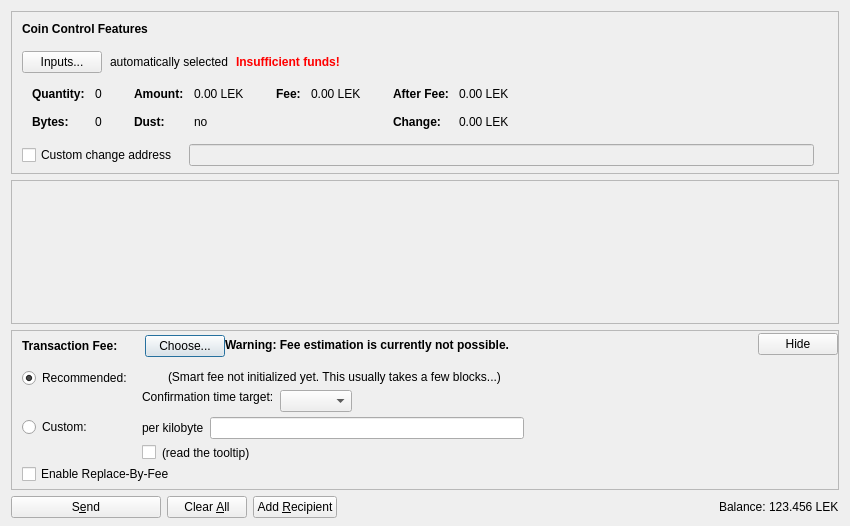
<?xml version="1.0" encoding="UTF-8"?>
<ui version="4.0">
 <class>SendCoinsDialog</class>
 <widget class="QDialog" name="SendCoinsDialog">
  <property name="geometry">
   <rect>
    <x>0</x>
    <y>0</y>
    <width>850</width>
    <height>526</height>
   </rect>
  </property>
  <property name="windowTitle">
   <string>Send Coins</string>
  </property>
  <layout class="QVBoxLayout" name="verticalLayout" stretch="0,1,0,0">
   <property name="bottomMargin">
    <number>8</number>
   </property>
   <item>
    <widget class="QFrame" name="frameCoinControl">
     <property name="sizePolicy">
      <sizepolicy hsizetype="Expanding" vsizetype="Expanding">
       <horstretch>0</horstretch>
       <verstretch>0</verstretch>
      </sizepolicy>
     </property>
     <property name="maximumSize">
      <size>
       <width>16777215</width>
       <height>16777215</height>
      </size>
     </property>
     <property name="frameShape">
      <enum>QFrame::StyledPanel</enum>
     </property>
     <property name="frameShadow">
      <enum>QFrame::Sunken</enum>
     </property>
     <layout class="QVBoxLayout" name="verticalLayoutCoinControl2">
      <property name="spacing">
       <number>0</number>
      </property>
      <property name="leftMargin">
       <number>0</number>
      </property>
      <property name="topMargin">
       <number>0</number>
      </property>
      <property name="rightMargin">
       <number>0</number>
      </property>
      <property name="bottomMargin">
       <number>6</number>
      </property>
      <item>
       <layout class="QVBoxLayout" name="verticalLayoutCoinControl" stretch="0,0,0,0,1">
        <property name="spacing">
         <number>0</number>
        </property>
        <property name="leftMargin">
         <number>10</number>
        </property>
        <property name="topMargin">
         <number>10</number>
        </property>
        <item>
         <layout class="QHBoxLayout" name="horizontalLayoutCoinControl1">
          <property name="bottomMargin">
           <number>15</number>
          </property>
          <item>
           <widget class="QLabel" name="labelCoinControlFeatures">
            <property name="sizePolicy">
             <sizepolicy hsizetype="Preferred" vsizetype="Maximum">
              <horstretch>0</horstretch>
              <verstretch>0</verstretch>
             </sizepolicy>
            </property>
            <property name="font">
             <font>
              <weight>75</weight>
              <bold>true</bold>
             </font>
            </property>
            <property name="styleSheet">
             <string notr="true">font-weight:bold;</string>
            </property>
            <property name="text">
             <string>Coin Control Features</string>
            </property>
           </widget>
          </item>
         </layout>
        </item>
        <item>
         <layout class="QHBoxLayout" name="horizontalLayoutCoinControl2" stretch="0,0,0,0">
          <property name="spacing">
           <number>8</number>
          </property>
          <property name="bottomMargin">
           <number>10</number>
          </property>
          <item>
           <widget class="QPushButton" name="pushButtonCoinControl">
            <property name="styleSheet">
             <string notr="true"/>
            </property>
            <property name="text">
             <string>Inputs...</string>
            </property>
            <property name="autoDefault">
             <bool>false</bool>
            </property>
           </widget>
          </item>
          <item>
           <widget class="QLabel" name="labelCoinControlAutomaticallySelected">
            <property name="text">
             <string>automatically selected</string>
            </property>
            <property name="margin">
             <number>5</number>
            </property>
           </widget>
          </item>
          <item>
           <widget class="QLabel" name="labelCoinControlInsuffFunds">
            <property name="font">
             <font>
              <weight>75</weight>
              <bold>true</bold>
             </font>
            </property>
            <property name="styleSheet">
             <string notr="true">color:red;font-weight:bold;</string>
            </property>
            <property name="text">
             <string>Insufficient funds!</string>
            </property>
            <property name="margin">
             <number>5</number>
            </property>
           </widget>
          </item>
          <item>
           <spacer name="horizontalSpacerCoinControl">
            <property name="orientation">
             <enum>Qt::Horizontal</enum>
            </property>
            <property name="sizeHint" stdset="0">
             <size>
              <width>40</width>
              <height>1</height>
             </size>
            </property>
           </spacer>
          </item>
         </layout>
        </item>
        <item>
         <widget class="QWidget" name="widgetCoinControl" native="true">
          <property name="sizePolicy">
           <sizepolicy hsizetype="Preferred" vsizetype="Preferred">
            <horstretch>0</horstretch>
            <verstretch>0</verstretch>
           </sizepolicy>
          </property>
          <property name="minimumSize">
           <size>
            <width>0</width>
            <height>0</height>
           </size>
          </property>
          <property name="styleSheet">
           <string notr="true"/>
          </property>
          <layout class="QHBoxLayout" name="horizontalLayoutCoinControl5">
           <property name="leftMargin">
            <number>0</number>
           </property>
           <property name="topMargin">
            <number>0</number>
           </property>
           <property name="rightMargin">
            <number>0</number>
           </property>
           <property name="bottomMargin">
            <number>0</number>
           </property>
           <item>
            <layout class="QHBoxLayout" name="horizontalLayoutCoinControl3" stretch="0,0,0,1">
             <property name="spacing">
              <number>20</number>
             </property>
             <property name="topMargin">
              <number>0</number>
             </property>
             <property name="bottomMargin">
              <number>10</number>
             </property>
             <item>
              <layout class="QFormLayout" name="formLayoutCoinControl1">
               <property name="horizontalSpacing">
                <number>10</number>
               </property>
               <property name="verticalSpacing">
                <number>14</number>
               </property>
               <property name="leftMargin">
                <number>10</number>
               </property>
               <property name="topMargin">
                <number>4</number>
               </property>
               <property name="rightMargin">
                <number>6</number>
               </property>
               <item row="0" column="0">
                <widget class="QLabel" name="labelCoinControlQuantityText">
                 <property name="font">
                  <font>
                   <weight>75</weight>
                   <bold>true</bold>
                  </font>
                 </property>
                 <property name="text">
                  <string>Quantity:</string>
                 </property>
                 <property name="margin">
                  <number>0</number>
                 </property>
                </widget>
               </item>
               <item row="0" column="1">
                <widget class="QLabel" name="labelCoinControlQuantity">
                 <property name="cursor">
                  <cursorShape>IBeamCursor</cursorShape>
                 </property>
                 <property name="contextMenuPolicy">
                  <enum>Qt::ActionsContextMenu</enum>
                 </property>
                 <property name="text">
                  <string notr="true">0</string>
                 </property>
                 <property name="margin">
                  <number>0</number>
                 </property>
                 <property name="textInteractionFlags">
                  <set>Qt::LinksAccessibleByMouse|Qt::TextSelectableByKeyboard|Qt::TextSelectableByMouse</set>
                 </property>
                </widget>
               </item>
               <item row="1" column="0">
                <widget class="QLabel" name="labelCoinControlBytesText">
                 <property name="font">
                  <font>
                   <weight>75</weight>
                   <bold>true</bold>
                  </font>
                 </property>
                 <property name="text">
                  <string>Bytes:</string>
                 </property>
                </widget>
               </item>
               <item row="1" column="1">
                <widget class="QLabel" name="labelCoinControlBytes">
                 <property name="cursor">
                  <cursorShape>IBeamCursor</cursorShape>
                 </property>
                 <property name="contextMenuPolicy">
                  <enum>Qt::ActionsContextMenu</enum>
                 </property>
                 <property name="text">
                  <string notr="true">0</string>
                 </property>
                 <property name="textInteractionFlags">
                  <set>Qt::LinksAccessibleByMouse|Qt::TextSelectableByKeyboard|Qt::TextSelectableByMouse</set>
                 </property>
                </widget>
               </item>
              </layout>
             </item>
             <item>
              <layout class="QFormLayout" name="formLayoutCoinControl2">
               <property name="horizontalSpacing">
                <number>10</number>
               </property>
               <property name="verticalSpacing">
                <number>14</number>
               </property>
               <property name="leftMargin">
                <number>6</number>
               </property>
               <property name="topMargin">
                <number>4</number>
               </property>
               <property name="rightMargin">
                <number>6</number>
               </property>
               <item row="0" column="0">
                <widget class="QLabel" name="labelCoinControlAmountText">
                 <property name="font">
                  <font>
                   <weight>75</weight>
                   <bold>true</bold>
                  </font>
                 </property>
                 <property name="text">
                  <string>Amount:</string>
                 </property>
                 <property name="margin">
                  <number>0</number>
                 </property>
                </widget>
               </item>
               <item row="0" column="1">
                <widget class="QLabel" name="labelCoinControlAmount">
                 <property name="cursor">
                  <cursorShape>IBeamCursor</cursorShape>
                 </property>
                 <property name="contextMenuPolicy">
                  <enum>Qt::ActionsContextMenu</enum>
                 </property>
                 <property name="text">
                  <string notr="true">0.00 LEK</string>
                 </property>
                 <property name="textInteractionFlags">
                  <set>Qt::LinksAccessibleByMouse|Qt::TextSelectableByKeyboard|Qt::TextSelectableByMouse</set>
                 </property>
                </widget>
               </item>
               <item row="1" column="0">
                <widget class="QLabel" name="labelCoinControlLowOutputText">
                 <property name="font">
                  <font>
                   <weight>75</weight>
                   <bold>true</bold>
                  </font>
                 </property>
                 <property name="text">
                  <string>Dust:</string>
                 </property>
                </widget>
               </item>
               <item row="1" column="1">
                <widget class="QLabel" name="labelCoinControlLowOutput">
                 <property name="cursor">
                  <cursorShape>IBeamCursor</cursorShape>
                 </property>
                 <property name="contextMenuPolicy">
                  <enum>Qt::ActionsContextMenu</enum>
                 </property>
                 <property name="text">
                  <string notr="true">no</string>
                 </property>
                 <property name="textInteractionFlags">
                  <set>Qt::LinksAccessibleByMouse|Qt::TextSelectableByKeyboard|Qt::TextSelectableByMouse</set>
                 </property>
                </widget>
               </item>
              </layout>
             </item>
             <item>
              <layout class="QFormLayout" name="formLayoutCoinControl3">
               <property name="horizontalSpacing">
                <number>10</number>
               </property>
               <property name="verticalSpacing">
                <number>14</number>
               </property>
               <property name="leftMargin">
                <number>6</number>
               </property>
               <property name="topMargin">
                <number>4</number>
               </property>
               <property name="rightMargin">
                <number>6</number>
               </property>
               <item row="0" column="0">
                <widget class="QLabel" name="labelCoinControlFeeText">
                 <property name="font">
                  <font>
                   <weight>75</weight>
                   <bold>true</bold>
                  </font>
                 </property>
                 <property name="text">
                  <string>Fee:</string>
                 </property>
                 <property name="margin">
                  <number>0</number>
                 </property>
                </widget>
               </item>
               <item row="0" column="1">
                <widget class="QLabel" name="labelCoinControlFee">
                 <property name="cursor">
                  <cursorShape>IBeamCursor</cursorShape>
                 </property>
                 <property name="contextMenuPolicy">
                  <enum>Qt::ActionsContextMenu</enum>
                 </property>
                 <property name="text">
                  <string notr="true">0.00 LEK</string>
                 </property>
                 <property name="textInteractionFlags">
                  <set>Qt::LinksAccessibleByMouse|Qt::TextSelectableByKeyboard|Qt::TextSelectableByMouse</set>
                 </property>
                </widget>
               </item>
              </layout>
             </item>
             <item>
              <layout class="QFormLayout" name="formLayoutCoinControl4">
               <property name="horizontalSpacing">
                <number>10</number>
               </property>
               <property name="verticalSpacing">
                <number>14</number>
               </property>
               <property name="leftMargin">
                <number>6</number>
               </property>
               <property name="topMargin">
                <number>4</number>
               </property>
               <property name="rightMargin">
                <number>6</number>
               </property>
               <item row="0" column="0">
                <widget class="QLabel" name="labelCoinControlAfterFeeText">
                 <property name="font">
                  <font>
                   <weight>75</weight>
                   <bold>true</bold>
                  </font>
                 </property>
                 <property name="text">
                  <string>After Fee:</string>
                 </property>
                 <property name="margin">
                  <number>0</number>
                 </property>
                </widget>
               </item>
               <item row="0" column="1">
                <widget class="QLabel" name="labelCoinControlAfterFee">
                 <property name="cursor">
                  <cursorShape>IBeamCursor</cursorShape>
                 </property>
                 <property name="contextMenuPolicy">
                  <enum>Qt::ActionsContextMenu</enum>
                 </property>
                 <property name="text">
                  <string notr="true">0.00 LEK</string>
                 </property>
                 <property name="textInteractionFlags">
                  <set>Qt::LinksAccessibleByMouse|Qt::TextSelectableByKeyboard|Qt::TextSelectableByMouse</set>
                 </property>
                </widget>
               </item>
               <item row="1" column="0">
                <widget class="QLabel" name="labelCoinControlChangeText">
                 <property name="font">
                  <font>
                   <weight>75</weight>
                   <bold>true</bold>
                  </font>
                 </property>
                 <property name="text">
                  <string>Change:</string>
                 </property>
                </widget>
               </item>
               <item row="1" column="1">
                <widget class="QLabel" name="labelCoinControlChange">
                 <property name="cursor">
                  <cursorShape>IBeamCursor</cursorShape>
                 </property>
                 <property name="contextMenuPolicy">
                  <enum>Qt::ActionsContextMenu</enum>
                 </property>
                 <property name="text">
                  <string notr="true">0.00 LEK</string>
                 </property>
                 <property name="textInteractionFlags">
                  <set>Qt::LinksAccessibleByMouse|Qt::TextSelectableByKeyboard|Qt::TextSelectableByMouse</set>
                 </property>
                </widget>
               </item>
              </layout>
             </item>
            </layout>
           </item>
          </layout>
         </widget>
        </item>
        <item>
         <layout class="QHBoxLayout" name="horizontalLayoutCoinControl4" stretch="0,0,0">
          <property name="spacing">
           <number>12</number>
          </property>
          <property name="sizeConstraint">
           <enum>QLayout::SetDefaultConstraint</enum>
          </property>
          <property name="topMargin">
           <number>5</number>
          </property>
          <property name="rightMargin">
           <number>5</number>
          </property>
          <item>
           <widget class="QCheckBox" name="checkBoxCoinControlChange">
            <property name="toolTip">
             <string>If this is activated, but the change address is empty or invalid, change will be sent to a newly generated address.</string>
            </property>
            <property name="text">
             <string>Custom change address</string>
            </property>
           </widget>
          </item>
          <item>
           <widget class="QValidatedLineEdit" name="lineEditCoinControlChange">
            <property name="enabled">
             <bool>false</bool>
            </property>
            <property name="sizePolicy">
             <sizepolicy hsizetype="Expanding" vsizetype="Fixed">
              <horstretch>0</horstretch>
              <verstretch>0</verstretch>
             </sizepolicy>
            </property>
           </widget>
          </item>
          <item>
           <widget class="QLabel" name="labelCoinControlChangeLabel">
            <property name="sizePolicy">
             <sizepolicy hsizetype="Preferred" vsizetype="Expanding">
              <horstretch>0</horstretch>
              <verstretch>0</verstretch>
             </sizepolicy>
            </property>
            <property name="minimumSize">
             <size>
              <width>0</width>
              <height>0</height>
             </size>
            </property>
            <property name="text">
             <string/>
            </property>
            <property name="margin">
             <number>3</number>
            </property>
           </widget>
          </item>
         </layout>
        </item>
        <item>
         <spacer name="verticalSpacerCoinControl">
          <property name="orientation">
           <enum>Qt::Vertical</enum>
          </property>
          <property name="sizeHint" stdset="0">
           <size>
            <width>800</width>
            <height>1</height>
           </size>
          </property>
         </spacer>
        </item>
       </layout>
      </item>
     </layout>
    </widget>
   </item>
   <item>
    <widget class="QScrollArea" name="scrollArea">
     <property name="widgetResizable">
      <bool>true</bool>
     </property>
     <widget class="QWidget" name="scrollAreaWidgetContents">
      <property name="geometry">
       <rect>
        <x>0</x>
        <y>0</y>
        <width>830</width>
        <height>104</height>
       </rect>
      </property>
      <layout class="QVBoxLayout" name="verticalLayout_2" stretch="0,1">
       <property name="leftMargin">
        <number>0</number>
       </property>
       <property name="topMargin">
        <number>0</number>
       </property>
       <property name="rightMargin">
        <number>0</number>
       </property>
       <property name="bottomMargin">
        <number>0</number>
       </property>
       <item>
        <layout class="QVBoxLayout" name="entries">
         <property name="spacing">
          <number>6</number>
         </property>
        </layout>
       </item>
       <item>
        <spacer name="verticalSpacer">
         <property name="orientation">
          <enum>Qt::Vertical</enum>
         </property>
         <property name="sizeHint" stdset="0">
          <size>
           <width>20</width>
           <height>40</height>
          </size>
         </property>
        </spacer>
       </item>
      </layout>
     </widget>
    </widget>
   </item>
   <item>
    <widget class="QFrame" name="frameFee">
     <property name="sizePolicy">
      <sizepolicy hsizetype="Expanding" vsizetype="Expanding">
       <horstretch>0</horstretch>
       <verstretch>0</verstretch>
      </sizepolicy>
     </property>
     <property name="maximumSize">
      <size>
       <width>16777215</width>
       <height>16777215</height>
      </size>
     </property>
     <property name="frameShape">
      <enum>QFrame::StyledPanel</enum>
     </property>
     <property name="frameShadow">
      <enum>QFrame::Sunken</enum>
     </property>
     <layout class="QVBoxLayout" name="verticalLayoutFee1">
      <property name="spacing">
       <number>0</number>
      </property>
      <property name="leftMargin">
       <number>0</number>
      </property>
      <property name="topMargin">
       <number>0</number>
      </property>
      <property name="rightMargin">
       <number>0</number>
      </property>
      <property name="bottomMargin">
       <number>0</number>
      </property>
      <item>
       <layout class="QVBoxLayout" name="verticalLayoutFee2" stretch="0,0,0">
        <property name="spacing">
         <number>0</number>
        </property>
        <property name="leftMargin">
         <number>10</number>
        </property>
        <property name="topMargin">
         <number>0</number>
        </property>
        <item>
         <layout class="QHBoxLayout" name="horizontalLayoutFee1">
          <property name="bottomMargin">
           <number>0</number>
          </property>
          <item>
           <layout class="QVBoxLayout" name="verticalLayoutFee7">
            <property name="spacing">
             <number>0</number>
            </property>
            <item>
             <spacer name="verticalSpacerSmartFee">
              <property name="orientation">
               <enum>Qt::Vertical</enum>
              </property>
              <property name="sizeType">
               <enum>QSizePolicy::Fixed</enum>
              </property>
              <property name="sizeHint" stdset="0">
               <size>
                <width>1</width>
                <height>4</height>
               </size>
              </property>
             </spacer>
            </item>
            <item>
             <layout class="QHBoxLayout" name="horizontalLayoutSmartFee">
              <property name="spacing">
               <number>10</number>
              </property>
              <item>
               <widget class="QLabel" name="labelFeeHeadline">
                <property name="sizePolicy">
                 <sizepolicy hsizetype="Preferred" vsizetype="Maximum">
                  <horstretch>0</horstretch>
                  <verstretch>0</verstretch>
                 </sizepolicy>
                </property>
                <property name="font">
                 <font>
                  <weight>75</weight>
                  <bold>true</bold>
                 </font>
                </property>
                <property name="styleSheet">
                 <string notr="true">font-weight:bold;</string>
                </property>
                <property name="text">
                 <string>Transaction Fee:</string>
                </property>
               </widget>
              </item>
              <item>
               <widget class="QLabel" name="labelFeeMinimized">
                <property name="text">
                 <string/>
                </property>
               </widget>
              </item>
              <item>
               <widget class="QPushButton" name="buttonChooseFee">
                <property name="text">
                 <string>Choose...</string>
                </property>
               </widget>
              </item>
             </layout>
            </item>
            <item>
             <spacer name="verticalSpacer_5">
              <property name="orientation">
               <enum>Qt::Vertical</enum>
              </property>
              <property name="sizeHint" stdset="0">
               <size>
                <width>1</width>
                <height>1</height>
               </size>
              </property>
             </spacer>
            </item>
           </layout>
          </item>
          <item>
           <widget class="QLabel" name="fallbackFeeWarningLabel">
            <property name="toolTip">
             <string>Using the fallbackfee can result in sending a transaction that will take several hours or days (or never) to confirm. Consider choosing your fee manually or wait until you have validated the complete chain.</string>
            </property>
            <property name="font">
            <font>
                <weight>75</weight>
                <bold>true</bold>
            </font>
            </property>
            <property name="text">
             <string>Warning: Fee estimation is currently not possible.</string>
            </property>
            <property name="wordWrap">
             <bool>false</bool>
            </property>
           </widget>
          </item>
          <item>
           <spacer name="horizontalSpacer_4">
            <property name="orientation">
             <enum>Qt::Horizontal</enum>
            </property>
            <property name="sizeType">
             <enum>QSizePolicy::MinimumExpanding</enum>
            </property>
            <property name="sizeHint" stdset="0">
             <size>
              <width>40</width>
              <height>20</height>
             </size>
            </property>
           </spacer>
          </item>
          <item>
           <widget class="QPushButton" name="buttonMinimizeFee">
            <property name="toolTip">
             <string>collapse fee-settings</string>
            </property>
            <property name="text">
             <string>Hide</string>
            </property>
           </widget>
          </item>
         </layout>
        </item>
        <item>
         <widget class="QFrame" name="frameFeeSelection">
          <layout class="QVBoxLayout" name="verticalLayoutFee12">
           <property name="spacing">
            <number>0</number>
           </property>
           <property name="leftMargin">
            <number>0</number>
           </property>
           <property name="topMargin">
            <number>0</number>
           </property>
           <property name="rightMargin">
            <number>0</number>
           </property>
           <property name="bottomMargin">
            <number>0</number>
           </property>
           <item>
            <layout class="QGridLayout" name="gridLayoutFee">
             <property name="topMargin">
              <number>10</number>
             </property>
             <property name="bottomMargin">
              <number>4</number>
             </property>
             <property name="horizontalSpacing">
              <number>10</number>
             </property>
             <property name="verticalSpacing">
              <number>4</number>
             </property>
             <item row="1" column="1">
              <layout class="QVBoxLayout" name="verticalLayoutFee8">
               <property name="spacing">
                <number>6</number>
               </property>
               <item>
                <layout class="QHBoxLayout" name="horizontalLayoutFee13">
                 <item>
                  <widget class="QLabel" name="labelCustomPerKilobyte">
                   <property name="toolTip">
                    <string>If the custom fee is set to 1000 satoshis and the transaction is only 250 bytes, then &quot;per kilobyte&quot; only pays 250 satoshis in fee, while &quot;total at least&quot; pays 1000 satoshis. For transactions bigger than a kilobyte both pay by kilobyte.</string>
                   </property>
                   <property name="text">
                    <string>per kilobyte</string>
                   </property>
                  </widget>
                 </item>
                 <item>
                  <widget class="LekCoinAmountField" name="customFee"/>
                 </item>
                 <item>
                  <spacer name="horizontalSpacer_6">
                   <property name="orientation">
                    <enum>Qt::Horizontal</enum>
                   </property>
                   <property name="sizeHint" stdset="0">
                    <size>
                     <width>1</width>
                     <height>1</height>
                    </size>
                   </property>
                  </spacer>
                 </item>
                </layout>
               </item>
               <item>
                <layout class="QHBoxLayout" name="horizontalLayoutFee8">
                 <item>
                  <widget class="QCheckBox" name="checkBoxMinimumFee">
                   <property name="toolTip">
                    <string>Paying only the minimum fee is just fine as long as there is less transaction volume than space in the blocks. But be aware that this can end up in a never confirming transaction once there is more demand for lekcoin transactions than the network can process.</string>
                   </property>
                   <property name="text">
                    <string/>
                   </property>
                  </widget>
                 </item>
                 <item>
                  <widget class="QLabel" name="labelMinFeeWarning">
                   <property name="enabled">
                    <bool>true</bool>
                   </property>
                   <property name="toolTip">
                    <string>Paying only the minimum fee is just fine as long as there is less transaction volume than space in the blocks. But be aware that this can end up in a never confirming transaction once there is more demand for lekcoin transactions than the network can process.</string>
                   </property>
                   <property name="text">
                    <string>(read the tooltip)</string>
                   </property>
                   <property name="margin">
                    <number>5</number>
                   </property>
                  </widget>
                 </item>
                 <item>
                  <spacer name="horizontalSpacer_2">
                   <property name="orientation">
                    <enum>Qt::Horizontal</enum>
                   </property>
                   <property name="sizeHint" stdset="0">
                    <size>
                     <width>1</width>
                     <height>1</height>
                    </size>
                   </property>
                  </spacer>
                 </item>
                </layout>
               </item>
              </layout>
             </item>
             <item row="0" column="0">
              <layout class="QVBoxLayout" name="verticalLayoutFee4" stretch="0,1">
               <item>
                <widget class="QRadioButton" name="radioSmartFee">
                 <property name="text">
                  <string>Recommended:</string>
                 </property>
                 <property name="checked">
                  <bool>true</bool>
                 </property>
                 <attribute name="buttonGroup">
                  <string notr="true">groupFee</string>
                 </attribute>
                </widget>
               </item>
               <item>
                <spacer name="verticalSpacer_2">
                 <property name="orientation">
                  <enum>Qt::Vertical</enum>
                 </property>
                 <property name="sizeHint" stdset="0">
                  <size>
                   <width>1</width>
                   <height>1</height>
                  </size>
                 </property>
                </spacer>
               </item>
              </layout>
             </item>
             <item row="1" column="0">
              <layout class="QVBoxLayout" name="verticalLayoutFee9" stretch="0,1">
               <item>
                <widget class="QRadioButton" name="radioCustomFee">
                 <property name="text">
                  <string>Custom:</string>
                 </property>
                 <attribute name="buttonGroup">
                  <string notr="true">groupFee</string>
                 </attribute>
                </widget>
               </item>
               <item>
                <spacer name="verticalSpacer_6">
                 <property name="orientation">
                  <enum>Qt::Vertical</enum>
                 </property>
                 <property name="sizeHint" stdset="0">
                  <size>
                   <width>1</width>
                   <height>1</height>
                  </size>
                 </property>
                </spacer>
               </item>
              </layout>
             </item>
             <item row="0" column="1">
              <layout class="QVBoxLayout" name="verticalLayoutFee3" stretch="0,0,1">
               <property name="spacing">
                <number>6</number>
               </property>
               <property name="topMargin">
                <number>2</number>
               </property>
               <item>
                <layout class="QHBoxLayout" name="horizontalLayoutFee12">
                 <item>
                  <widget class="QLabel" name="labelSmartFee">
                   <property name="text">
                    <string/>
                   </property>
                   <property name="margin">
                    <number>2</number>
                   </property>
                  </widget>
                 </item>
                 <item>
                  <widget class="QLabel" name="labelFeeEstimation">
                   <property name="text">
                    <string/>
                   </property>
                  </widget>
                 </item>
                 <item>
                  <widget class="QLabel" name="labelSmartFee2">
                   <property name="text">
                    <string>(Smart fee not initialized yet. This usually takes a few blocks...)</string>
                   </property>
                   <property name="margin">
                    <number>2</number>
                   </property>
                  </widget>
                 </item>
                 <item>
                  <spacer name="horizontalSpacer_5">
                   <property name="orientation">
                    <enum>Qt::Horizontal</enum>
                   </property>
                   <property name="sizeHint" stdset="0">
                    <size>
                     <width>1</width>
                     <height>1</height>
                    </size>
                   </property>
                  </spacer>
                 </item>
                </layout>
               </item>
               <item>
                <layout class="QHBoxLayout" name="horizontalLayoutFee9">
                 <item>
                  <layout class="QVBoxLayout" name="verticalLayoutFee6">
                   <item>
                    <widget class="QLabel" name="labelSmartFee3">
                     <property name="text">
                      <string>Confirmation time target:</string>
                     </property>
                     <property name="margin">
                      <number>2</number>
                     </property>
                    </widget>
                   </item>
                   <item>
                    <spacer name="verticalSpacer_3">
                     <property name="orientation">
                      <enum>Qt::Vertical</enum>
                     </property>
                     <property name="sizeHint" stdset="0">
                      <size>
                       <width>1</width>
                       <height>1</height>
                      </size>
                     </property>
                    </spacer>
                   </item>
                  </layout>
                 </item>
                 <item>
                  <layout class="QVBoxLayout" name="verticalLayoutFee5">
                   <property name="rightMargin">
                    <number>30</number>
                   </property>
                   <item>
                    <layout class="QHBoxLayout" name="horizontalLayoutConfTarget">
                     <property name="bottomMargin">
                      <number>0</number>
                     </property>
                     <item>
                      <widget class="QComboBox" name="confTargetSelector"/>
                     </item>
                     <item>
                      <spacer name="horizontalSpacerConfTarget">
                       <property name="orientation">
                        <enum>Qt::Horizontal</enum>
                       </property>
                       <property name="sizeHint" stdset="0">
                        <size>
                         <width>40</width>
                         <height>20</height>
                        </size>
                       </property>
                      </spacer>
                     </item>
                    </layout>
                   </item>
                  </layout>
                 </item>
                </layout>
               </item>
               <item>
                <spacer name="verticalSpacer_4">
                 <property name="orientation">
                  <enum>Qt::Vertical</enum>
                 </property>
                 <property name="sizeHint" stdset="0">
                  <size>
                   <width>1</width>
                   <height>1</height>
                  </size>
                 </property>
                </spacer>
               </item>
              </layout>
             </item>
            </layout>
           </item>
           <item>
            <widget class="QCheckBox" name="optInRBF">
             <property name="text">
              <string>Enable Replace-By-Fee</string>
             </property>
             <property name="toolTip">
              <string>With Replace-By-Fee (BIP-125) you can increase a transaction's fee after it is sent. Without this, a higher fee may be recommended to compensate for increased transaction delay risk.</string>
             </property>
            </widget>
           </item>
          </layout>
         </widget>
        </item>
        <item>
         <spacer name="verticalSpacerFee">
          <property name="orientation">
           <enum>Qt::Vertical</enum>
          </property>
          <property name="sizeHint" stdset="0">
           <size>
            <width>40</width>
            <height>5</height>
           </size>
          </property>
         </spacer>
        </item>
       </layout>
      </item>
     </layout>
    </widget>
   </item>
   <item>
    <layout class="QHBoxLayout" name="horizontalLayout">
     <item>
      <widget class="QPushButton" name="sendButton">
       <property name="minimumSize">
        <size>
         <width>150</width>
         <height>0</height>
        </size>
       </property>
       <property name="toolTip">
        <string>Confirm the send action</string>
       </property>
       <property name="text">
        <string>S&amp;end</string>
       </property>
       <property name="icon">
        <iconset resource="../lekcoin.qrc">
         <normaloff>:/icons/send</normaloff>:/icons/send</iconset>
       </property>
       <property name="autoDefault">
        <bool>false</bool>
       </property>
       <property name="default">
        <bool>false</bool>
       </property>
      </widget>
     </item>
     <item>
      <widget class="QPushButton" name="clearButton">
       <property name="sizePolicy">
        <sizepolicy hsizetype="Minimum" vsizetype="Fixed">
         <horstretch>0</horstretch>
         <verstretch>0</verstretch>
        </sizepolicy>
       </property>
       <property name="toolTip">
        <string>Clear all fields of the form.</string>
       </property>
       <property name="text">
        <string>Clear &amp;All</string>
       </property>
       <property name="icon">
        <iconset resource="../lekcoin.qrc">
         <normaloff>:/icons/remove</normaloff>:/icons/remove</iconset>
       </property>
       <property name="autoDefault">
        <bool>false</bool>
       </property>
      </widget>
     </item>
     <item>
      <widget class="QPushButton" name="addButton">
       <property name="toolTip">
        <string>Send to multiple recipients at once</string>
       </property>
       <property name="text">
        <string>Add &amp;Recipient</string>
       </property>
       <property name="icon">
        <iconset resource="../lekcoin.qrc">
         <normaloff>:/icons/add</normaloff>:/icons/add</iconset>
       </property>
       <property name="autoDefault">
        <bool>false</bool>
       </property>
      </widget>
     </item>
     <item>
      <spacer name="horizontalSpacer">
       <property name="orientation">
        <enum>Qt::Horizontal</enum>
       </property>
       <property name="sizeHint" stdset="0">
        <size>
         <width>40</width>
         <height>20</height>
        </size>
       </property>
      </spacer>
     </item>
     <item>
      <layout class="QHBoxLayout" name="horizontalLayout_2">
       <property name="spacing">
        <number>3</number>
       </property>
       <item>
        <widget class="QLabel" name="label">
         <property name="sizePolicy">
          <sizepolicy hsizetype="Preferred" vsizetype="Fixed">
           <horstretch>0</horstretch>
           <verstretch>0</verstretch>
          </sizepolicy>
         </property>
         <property name="text">
          <string>Balance:</string>
         </property>
        </widget>
       </item>
       <item>
        <widget class="QLabel" name="labelBalance">
         <property name="sizePolicy">
          <sizepolicy hsizetype="Preferred" vsizetype="Fixed">
           <horstretch>0</horstretch>
           <verstretch>0</verstretch>
          </sizepolicy>
         </property>
         <property name="cursor">
          <cursorShape>IBeamCursor</cursorShape>
         </property>
         <property name="text">
          <string notr="true">123.456 LEK</string>
         </property>
         <property name="textInteractionFlags">
          <set>Qt::LinksAccessibleByMouse|Qt::TextSelectableByKeyboard|Qt::TextSelectableByMouse</set>
         </property>
        </widget>
       </item>
      </layout>
     </item>
    </layout>
   </item>
  </layout>
 </widget>
 <customwidgets>
  <customwidget>
   <class>QValidatedLineEdit</class>
   <extends>QLineEdit</extends>
   <header>qt/qvalidatedlineedit.h</header>
  </customwidget>
  <customwidget>
   <class>LekCoinAmountField</class>
   <extends>QLineEdit</extends>
   <header>qt/lekcoinamountfield.h</header>
   <container>1</container>
  </customwidget>
 </customwidgets>
 <resources>
  <include location="../lekcoin.qrc"/>
 </resources>
 <connections/>
 <buttongroups>
  <buttongroup name="groupFee"/>
 </buttongroups>
</ui>
